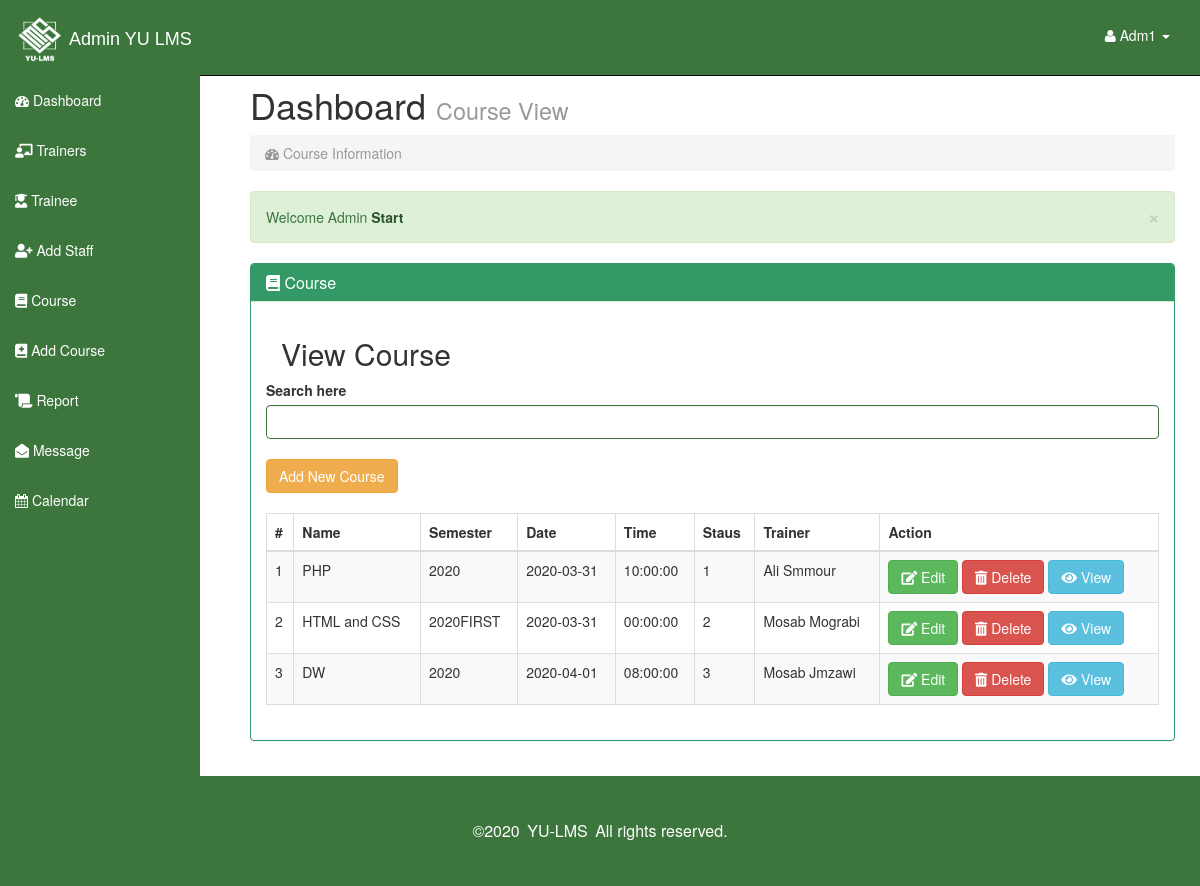
Page /admin/Course.php (signed in) on the committed database.
### tables this page shows
CREATE TABLE `course_table` (
  `course_id` int(10) NOT NULL,
  `course_name` varchar(20) NOT NULL,
  `course_description` varchar(3000) NOT NULL,
  `semester` varchar(15) NOT NULL,
  `course_date` date NOT NULL,
  `course_time` time NOT NULL,
  `material_link` varchar(3000) NOT NULL,
  `course_status` char(1) NOT NULL,
  `admin_id` int(5) NOT NULL,
  `staff_id` int(5) NOT NULL
);

CREATE TABLE `staff_table` (
  `staff_id` int(10) NOT NULL,
  `staff_name` varchar(50) NOT NULL,
  `staff_email` varchar(50) NOT NULL,
  `staff_password` varchar(50) NOT NULL,
  `staff_address` varchar(10) NOT NULL,
  `staff_gender` char(1) NOT NULL,
  `staff_phone_num` varchar(10) NOT NULL,
  `f_id` int(10) NOT NULL
);

### admin/Course.php (the view, shortened to what this page needs)
<?php session_start();
include"connect.php";?>
<?php
function course_info($conn)
{
$table='';
$records="SELECT course_id ,course_name,semester,course_date,course_time,course_status,staff_name
          FROM course_table crs,staff_table stf
          WHERE crs.staff_id=stf.staff_id
          ORDER BY course_status ASC ,course_id desc";
$result = mysqli_query($conn,$records);
$c = 1;
if(mysqli_num_rows($result)>0)
{
while($row=mysqli_fetch_assoc($result))
{
  $c_id=$row['course_id'];
   $table.="<tr>";
  $table.= "<td>".$c." </td>";
  $table.= "<td>".$row['course_name']." </td>";
  $table.= "<td>".$row['semester']." </td>";
  $table.= "<td>".$row['course_date']." </td>";
  $table.= "<td>".$row['course_time']." </td>";
  $table.= "<td>".$row['course_status']." </td>";
  $table.= "<td>".$row['staff_name']." </td>";
  $table.= "<td>
          <button name='edit' id='$c_id' class='btn btn-success edit_data_btn'><i class='fas fa-edit'></i>
         Edit
        </button>
         <a  class='btn btn-danger' name='btnDelete' href='deleteCourse.php?c_id=$c_id'>
         <i class='fas fa-trash-alt'></i>
         Delete
        </a>
        <button name='view' id='$c_id' class='btn btn-info view_data_btn'><i class='fas fa-eye'></i>
         View
        </button>
                  </td>
                 </tr>";
                 $c++;
}}
return $table;
}
?>
<!DOCTYPE html>
<html lang="en">
  <head>
<link rel='stylesheet' href='https://use.fontawesome.com/releases/v5.7.0/css/all.css'>
    <link href="css/bootstrap.css" rel="stylesheet">
    <link href="css/sb-admin.css" rel="stylesheet">
    <link rel="stylesheet" href="font-awesome/css/font-awesome.min.css">
    <link rel="stylesheet" href="http://cdn.oesmith.co.uk/morris-0.4.3.min.css">
    <link rel="stylesheet" type="text/css" href="https://cdnjs.cloudflare.com/ajax/libs/sweetalert/1.1.0/sweetalert.min.css">
  </head>
  <body>
             <?php include 'sidNav.php';?>
      <div id="page-wrapper">
        <div class="row">
          <div class="col-lg-12">
            <h1>Dashboard <small>Course View</small></h1>
            <ol class="breadcrumb">
              <li class="active"><i class="fa fa-dashboard"></i>  Course Information </li>
            </ol>
            <div class="alert alert-success alert-dismissable">
              <button type="button" class="close" data-dismiss="alert" aria-hidden="true">&times;</button>
              Welcome Admin  <a class="alert-link" href="#">Start </a>
            </div>
          </div>
        </div>
        <div class="row">
          <div class="col-lg-12">
            <div class="panel panel-success">
              <div class="panel-heading">
                <h3 class="panel-title"><i class="fas fa-book"></i> Course</h3>
              </div>
              <div class="panel-body">
          <div class="col-lg-12">
            <h2>View Course</h2>
            </div>
            <div class="table-responsive">
              <div class="form-group has-success"> <label for="exampleInputEmail1">Search here </label> <input id="searchdata" type="text" name="searchdata" class="form-control " autocomplete="off" autofocus="autofocus">
                <br>
                <div>
                <a href="AddCourse.php"><button class="btn btn-warning center">Add New Course</button></a>
              </div>
              <br>
              <table class="table table-bordered table-hover table-striped tablesorter">
                <thead>
                  <tr>
                    <th>#</th>
                    <th>Name</th>
                    <th>Semester</th>
                    <th>Date</th>
                    <th>Time</th>
                    <th title="1  -> in_process
2 -> completed
3 -> canceled">Staus</th>
                    <th>Trainer</th>
                    <th>Action</th>
                  </tr>
                </thead>
                <tbody id="table"> <?php echo course_info($conn); ?> </tbody>
              </table>
            </div>
          </div>
        </div>
    </div>
</div>
</div>
</div>
      </div>
<?php include "footers.php"; ?>
  </body>
</html>

### admin/sidNav.php (shortened to what this page needs)
<div id="wrapper">
    <nav class="navbar navbar-inverse navbar-fixed-top" role="navigation">
      <div class="navbar-header">
        <a class="navbar-brand" style="font-family: 'Do Hyeon', sans-serif;" href="AdmIndex.php">
              <img src="img/L4.png"  alt="" style="height: 5rem; width: 5rem;">
               <span>Admin YU LMS </span>
                  </a>
      </div>
      <div class="collapse navbar-collapse navbar-ex1-collapse">
        <ul class="nav navbar-nav side-nav">
          <li  class=""><a href="AdmIndex.php">       <i class="fa fa-dashboard"></i> Dashboard</a></li>
          <li><a href="Trainers.php">       <i class='fas fa-chalkboard-teacher'></i> Trainers</a></li>
          <li><a href="Trainee.php">      <i class="fas fa-user-graduate"></i> Trainee </a></li>
          <li><a href="addStaff.php">    <i class="fas fa-user-plus"></i> Add Staff</a></li>
          <li><a href="Course.php">     <i class="fas fa-book"></i> Course </a></li>
          <li><a href="Addcourse.php">    <i class="fas fa-book-medical"></i> Add Course</a></li>
          <li><a href="Reportview.php">      <i class="fas fa-scroll"></i> Report</a></li>
          <li><a href="Message.php">    <i class="fas fa-envelope-open"></i> Message</a></li>
          <li><a href="Calendar.php">    <i class="fa fa-calendar"></i> Calendar</a></li>
        </ul>
        <ul class="nav navbar-nav navbar-right navbar-user">
            <li class="dropdown user-dropdown">
            <a href="#" class="dropdown-toggle" data-toggle="dropdown"><i class="fa fa-user "></i> <?php echo $_SESSION['txtuser'];?>
               <b class="caret"></b></a>
          </li>
        </ul>
      </div>
    </nav>

### admin/footers.php (shortened to what this page needs)
<div class="bottom section-padding">
    <div class="container">
        <div class="row">
            <div class="col-md-12 text-center">
                <div class="copyright">
                    <p>©<span>2020</span> <a href="index.php" class="transition">YU-LMS</a> All rights reserved.</p>
                </div>
            </div>
        </div>
    </div>
</div>

### admin/css/sb-admin.css (style rules this page uses)
body { margin-top: 50px; }
.navbar-inverse .navbar-brand { color: white; }
#wrapper { padding-left: 0; }
#page-wrapper { width: 100%; padding: 5px 15px; }
table.tablesorter thead { cursor: pointer; }
@media (min-width:768px) { #wrapper { padding-left: 225px; } }
@media (min-width:768px) { #page-wrapper { padding: 15px 25px; } }
@media (min-width:768px) { .navbar-inverse .navbar-collapse, .navbar-inverse .navbar-form { color: white; padding-bottom: 0px; } }
@media (min-width:768px) { .navbar-collapse { color: white; } }
@media (min-width:768px) { .side-nav { margin-left: -225px; left: 225px; width: 200px; position: fixed; top: 75px; height: 100%; border-radius: 0; border: none; color: white; background-color: #3c763d; overflow-y: auto; } }
@media (min-width:768px) { .navbar-nav > li > a { padding-top: 15px; margin-right: 30px; padding-bottom: 15px; } }
@media (min-width:768px) { .navbar-inverse .navbar-nav > li > a { color: #fff; } }
@media (min-width:768px) { .side-nav>li>a { width: 225px; color: #3c763d ; } }
.navbar-inverse .navbar-nav > li > a { color: #ffffff; border-radius: 10px; }
.navbar-inverse { background-color: #3c763d !important; border-color: #080808; padding-bottom: 15px; }
.navbar-inverse .navbar-collapse, .navbar-inverse .navbar-form { border-color: #101010; margin-top: 10px; }
li>a { color: white; }

### admin/footers.php (style rules this page uses)
.section-padding { padding: 30px 0; }
.bottom { background-color: #3c763d; }
.bottom .copyright { color: #ffff; font-weight: 600; }
.copyright a { color: #ffff; margin-left: 3px; padding-right: 3px; }
.bottom p { margin-bottom: 0; line-height: 50px; font-size: 16px; font-weight: 400; }
.copyright p span { color: #ffff; }
.bottom .copyright p, .bottom .copyright a:hover { color: #ffff; }

### rows in the picture
course_table: course_name "PHP", semester "2020", course_date "2020-03-31", course_time "10:00:00", course_status "1", staff.staff_name "Ali Smmour"
course_table: course_name "HTML and CSS", semester "2020FIRST", course_date "2020-03-31", course_time "00:00:00", course_status "2", staff.staff_name "Mosab Mograbi"
course_table: course_name "DW", semester "2020", course_date "2020-04-01", course_time "08:00:00", course_status "3", staff.staff_name "Mosab Jmzawi"

### other values in the picture
$_SESSION['txtuser'] "Adm1"
